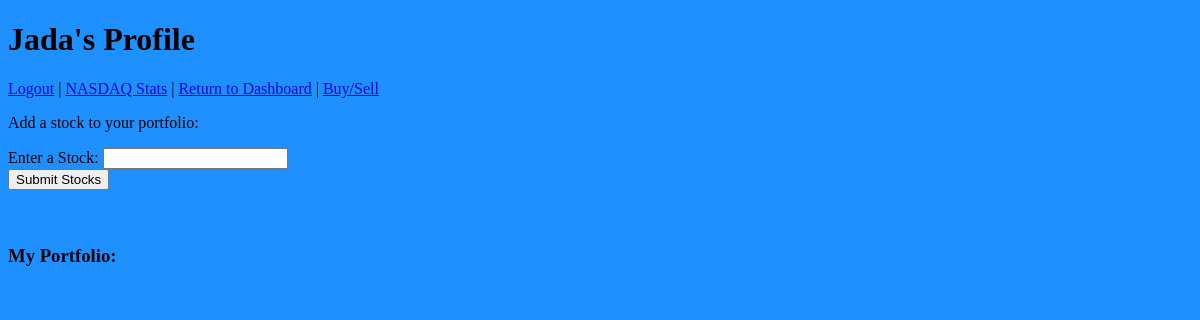
The app's page /profile (signed in), older data.
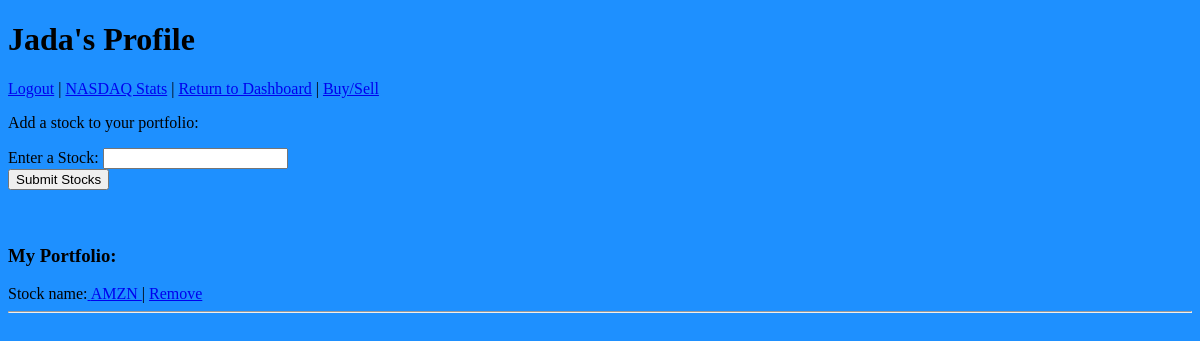
The same page, newer data.
### stock_app/models.py (models this page shows)
class Stock(models.Model):
    stock_name = models.CharField(max_length=45)
    created_at = models.DateTimeField(auto_now_add = True)
    updated_at = models.DateTimeField(auto_now= True)
    user = models.ForeignKey(User, related_name = "stocks", on_delete = models.CASCADE)
    news_url = models.TextField()
    nasdaq_url = models.TextField()
    objects = StockManager()

### stock_app/views.py (the view)
# urls.py: path('profile', views.profile),
def profile(request):
    if 'user_id' not in request.session:
        return redirect('/')
    this_user = User.objects.filter(id = request.session['user_id'])
    portfolio = Stock.objects.filter(user=User.objects.get(id = request.session['user_id']))
    context = {
            "current_user" : this_user[0].first_name,
            "portfolio": portfolio,
        }
    return render(request, "profile.html", context)

### stock_app/templates/profile.html (shortened to what this page needs)
<!DOCTYPE html>
<html lang = "en">
<head>
    {% load static %}
    <link rel="stylesheet" href="{% static 'background.css' %}">
</head>
<body>
    <h1> {{ current_user }}'s Profile </h1>
    <a href="/logout">Logout</a> | <a href="/stats">NASDAQ Stats</a> | <a href="/success"> Return to Dashboard</a> | <a href="/buy_sell">Buy/Sell</a>
    <form action="/check_stock_name" method='POST' id="add-form">
        <p id = "">Add a stock to your portfolio:</p>
        <div>
            <label for="stock-option">Enter a Stock:</label>
            <input class="stock-option" type="text" name = "stock-option">
        </div>
        <input type="submit" value="Submit Stocks" id = "button">
    </form>
    <br><br>
    <h3>My Portfolio:</h3>
    {% for stock in portfolio %}
    Stock name:<a href="/feed/{{ stock.id }}"> {{ stock.stock_name }} </a> | <a href="/rm-stock/{{ stock.id }}"> Remove </a>
    <hr>
    <br><br>
    {% endfor %}
</body>
</html>

Row changes from the older to the newer data that the page shows:
added Stock: stock_name "AMZN"
